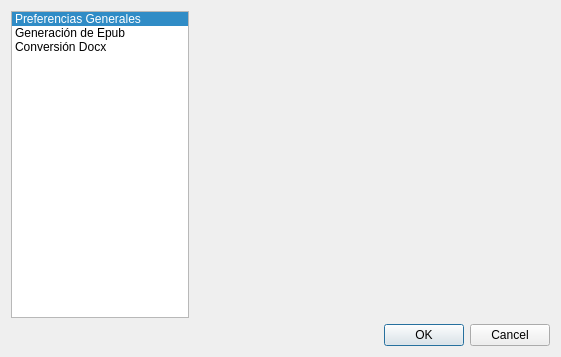
<?xml version="1.0" encoding="UTF-8"?>
<ui version="4.0">
 <class>Preferences</class>
 <widget class="QDialog" name="Preferences">
  <property name="geometry">
   <rect>
    <x>0</x>
    <y>0</y>
    <width>561</width>
    <height>357</height>
   </rect>
  </property>
  <property name="windowTitle">
   <string>Preferencias</string>
  </property>
  <layout class="QVBoxLayout" name="verticalLayout">
   <item>
    <layout class="QHBoxLayout" name="horizontalLayout_2">
     <item>
      <widget class="QListWidget" name="listWidget">
       <property name="sizePolicy">
        <sizepolicy hsizetype="Preferred" vsizetype="Preferred">
         <horstretch>1</horstretch>
         <verstretch>0</verstretch>
        </sizepolicy>
       </property>
       <property name="currentRow">
        <number>0</number>
       </property>
       <item>
        <property name="text">
         <string>Preferencias Generales</string>
        </property>
       </item>
       <item>
        <property name="text">
         <string>Generación de Epub</string>
        </property>
       </item>
       <item>
        <property name="text">
         <string>Conversión Docx</string>
        </property>
       </item>
      </widget>
     </item>
     <item>
      <widget class="QStackedWidget" name="stackedPreferences">
       <property name="sizePolicy">
        <sizepolicy hsizetype="Preferred" vsizetype="Preferred">
         <horstretch>2</horstretch>
         <verstretch>0</verstretch>
        </sizepolicy>
       </property>
       <property name="currentIndex">
        <number>0</number>
       </property>
       <widget class="GeneralPreferences" name="page_0"/>
       <widget class="EpubPreferences" name="page_1"/>
       <widget class="DocxPreferences" name="page_2"/>
      </widget>
     </item>
    </layout>
   </item>
   <item>
    <widget class="QDialogButtonBox" name="buttonBox">
     <property name="orientation">
      <enum>Qt::Horizontal</enum>
     </property>
     <property name="standardButtons">
      <set>QDialogButtonBox::Cancel|QDialogButtonBox::Ok</set>
     </property>
    </widget>
   </item>
  </layout>
 </widget>
 <customwidgets>
  <customwidget>
   <class>GeneralPreferences</class>
   <extends>QWidget</extends>
   <header>epubcreator.gui.preferences_widgets</header>
   <container>1</container>
  </customwidget>
  <customwidget>
   <class>DocxPreferences</class>
   <extends>QWidget</extends>
   <header>epubcreator.gui.preferences_widgets</header>
   <container>1</container>
  </customwidget>
  <customwidget>
   <class>EpubPreferences</class>
   <extends>QWidget</extends>
   <header>epubcreator.gui.preferences_widgets</header>
   <container>1</container>
  </customwidget>
 </customwidgets>
 <tabstops>
  <tabstop>listWidget</tabstop>
  <tabstop>buttonBox</tabstop>
 </tabstops>
 <resources/>
 <connections>
  <connection>
   <sender>buttonBox</sender>
   <signal>accepted()</signal>
   <receiver>Preferences</receiver>
   <slot>accept()</slot>
   <hints>
    <hint type="sourcelabel">
     <x>227</x>
     <y>312</y>
    </hint>
    <hint type="destinationlabel">
     <x>157</x>
     <y>274</y>
    </hint>
   </hints>
  </connection>
  <connection>
   <sender>buttonBox</sender>
   <signal>rejected()</signal>
   <receiver>Preferences</receiver>
   <slot>reject()</slot>
   <hints>
    <hint type="sourcelabel">
     <x>295</x>
     <y>318</y>
    </hint>
    <hint type="destinationlabel">
     <x>286</x>
     <y>274</y>
    </hint>
   </hints>
  </connection>
  <connection>
   <sender>listWidget</sender>
   <signal>currentRowChanged(int)</signal>
   <receiver>stackedPreferences</receiver>
   <slot>setCurrentIndex(int)</slot>
   <hints>
    <hint type="sourcelabel">
     <x>86</x>
     <y>78</y>
    </hint>
    <hint type="destinationlabel">
     <x>282</x>
     <y>104</y>
    </hint>
   </hints>
  </connection>
 </connections>
</ui>
